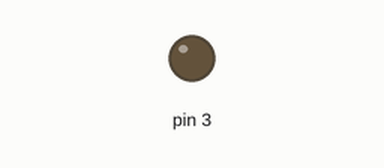
This sketch was run on a simulated Arduino Uno, built with avr-gcc and run on an emulated ATmega328P. Shown: output pins drawn as LEDs (lit = HIGH).

Above: at 2.5 s.
At 7.5 s:
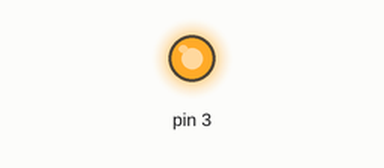
Timing chart, 0 to 13.0 s (numbered marks = the images above):
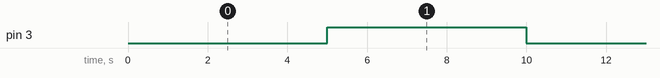

The sketch:

Signal_carre.ino
```cpp
void setup() {
  pinMode(3,OUTPUT);
}

void loop() {
  digitalWrite(3,0);
  delay(5000);
  digitalWrite(3,255);
  delay(5000);
}
```

Measured:
- by itself, pin 3: alternates HIGH for 5.0 s and LOW for 5.0 s
